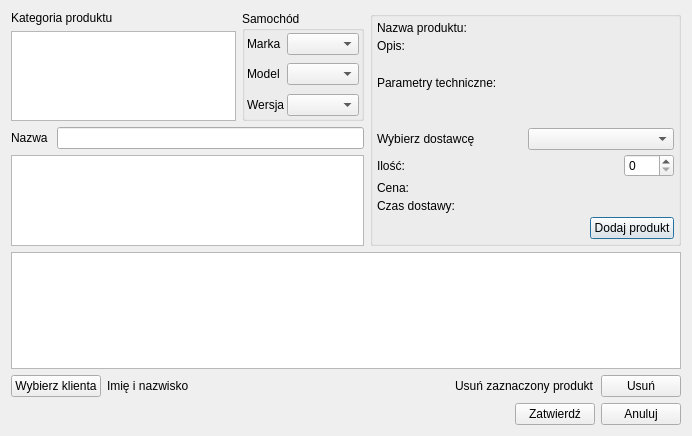
<?xml version="1.0" encoding="UTF-8"?>
<ui version="4.0">
 <class>EdycjaZamowienia</class>
 <widget class="QDialog" name="EdycjaZamowienia">
  <property name="geometry">
   <rect>
    <x>0</x>
    <y>0</y>
    <width>692</width>
    <height>436</height>
   </rect>
  </property>
  <property name="windowTitle">
   <string>Edycja zamówienia</string>
  </property>
  <layout class="QVBoxLayout" name="verticalLayout_6">
   <item>
    <layout class="QHBoxLayout" name="horizontalLayout_5">
     <item>
      <layout class="QVBoxLayout" name="verticalLayout_4">
       <item>
        <layout class="QHBoxLayout" name="horizontalLayout_15">
         <item>
          <layout class="QVBoxLayout" name="verticalLayout_5">
           <item>
            <widget class="QLabel" name="label">
             <property name="text">
              <string>Kategoria produktu</string>
             </property>
            </widget>
           </item>
           <item>
            <widget class="QListView" name="lv_kategorie">
             <property name="minimumSize">
              <size>
               <width>150</width>
               <height>0</height>
              </size>
             </property>
             <property name="maximumSize">
              <size>
               <width>225</width>
               <height>16777215</height>
              </size>
             </property>
            </widget>
           </item>
          </layout>
         </item>
         <item>
          <widget class="QGroupBox" name="groupBox_2">
           <property name="title">
            <string>Samochód</string>
           </property>
           <layout class="QVBoxLayout" name="verticalLayout_8">
            <property name="spacing">
             <number>2</number>
            </property>
            <property name="leftMargin">
             <number>2</number>
            </property>
            <property name="topMargin">
             <number>2</number>
            </property>
            <property name="rightMargin">
             <number>2</number>
            </property>
            <property name="bottomMargin">
             <number>2</number>
            </property>
            <item>
             <layout class="QVBoxLayout" name="verticalLayout_3">
              <item>
               <layout class="QHBoxLayout" name="horizontalLayout_7">
                <item>
                 <widget class="QLabel" name="label_11">
                  <property name="text">
                   <string>Marka</string>
                  </property>
                 </widget>
                </item>
                <item>
                 <widget class="QComboBox" name="cb_marka"/>
                </item>
               </layout>
              </item>
              <item>
               <spacer name="verticalSpacer_4">
                <property name="orientation">
                 <enum>Qt::Vertical</enum>
                </property>
                <property name="sizeHint" stdset="0">
                 <size>
                  <width>20</width>
                  <height>40</height>
                 </size>
                </property>
               </spacer>
              </item>
              <item>
               <layout class="QHBoxLayout" name="horizontalLayout_8">
                <item>
                 <widget class="QLabel" name="label_12">
                  <property name="text">
                   <string>Model</string>
                  </property>
                 </widget>
                </item>
                <item>
                 <widget class="QComboBox" name="cb_model"/>
                </item>
               </layout>
              </item>
              <item>
               <spacer name="verticalSpacer_3">
                <property name="orientation">
                 <enum>Qt::Vertical</enum>
                </property>
                <property name="sizeHint" stdset="0">
                 <size>
                  <width>20</width>
                  <height>40</height>
                 </size>
                </property>
               </spacer>
              </item>
              <item>
               <layout class="QHBoxLayout" name="horizontalLayout_9">
                <item>
                 <widget class="QLabel" name="label_13">
                  <property name="text">
                   <string>Wersja</string>
                  </property>
                 </widget>
                </item>
                <item>
                 <widget class="QComboBox" name="cb_wersja"/>
                </item>
               </layout>
              </item>
             </layout>
            </item>
           </layout>
          </widget>
         </item>
        </layout>
       </item>
       <item>
        <layout class="QVBoxLayout" name="verticalLayout">
         <property name="sizeConstraint">
          <enum>QLayout::SetNoConstraint</enum>
         </property>
         <item>
          <layout class="QHBoxLayout" name="horizontalLayout">
           <item>
            <widget class="QLabel" name="label_2">
             <property name="text">
              <string>Nazwa </string>
             </property>
            </widget>
           </item>
           <item>
            <widget class="QLineEdit" name="le_nazwa"/>
           </item>
          </layout>
         </item>
         <item>
          <widget class="QTableView" name="tv_produkty_wyszukane">
           <property name="sizePolicy">
            <sizepolicy hsizetype="Ignored" vsizetype="Expanding">
             <horstretch>0</horstretch>
             <verstretch>0</verstretch>
            </sizepolicy>
           </property>
           <attribute name="verticalHeaderCascadingSectionResizes">
            <bool>true</bool>
           </attribute>
          </widget>
         </item>
        </layout>
       </item>
      </layout>
     </item>
     <item>
      <widget class="QGroupBox" name="groupBox">
       <property name="title">
        <string/>
       </property>
       <layout class="QVBoxLayout" name="verticalLayout_7">
        <property name="spacing">
         <number>4</number>
        </property>
        <property name="leftMargin">
         <number>4</number>
        </property>
        <property name="topMargin">
         <number>4</number>
        </property>
        <property name="rightMargin">
         <number>4</number>
        </property>
        <property name="bottomMargin">
         <number>4</number>
        </property>
        <item>
         <layout class="QVBoxLayout" name="verticalLayout_2">
          <item>
           <widget class="QLabel" name="l_nazwa">
            <property name="text">
             <string>Nazwa produktu:</string>
            </property>
           </widget>
          </item>
          <item>
           <widget class="QLabel" name="l_opis_2">
            <property name="text">
             <string>Opis:</string>
            </property>
           </widget>
          </item>
          <item>
           <widget class="QLabel" name="l_opis">
            <property name="text">
             <string/>
            </property>
           </widget>
          </item>
          <item>
           <spacer name="verticalSpacer_2">
            <property name="orientation">
             <enum>Qt::Vertical</enum>
            </property>
            <property name="sizeType">
             <enum>QSizePolicy::Expanding</enum>
            </property>
            <property name="sizeHint" stdset="0">
             <size>
              <width>20</width>
              <height>18</height>
             </size>
            </property>
           </spacer>
          </item>
          <item>
           <widget class="QLabel" name="l_parametry_2">
            <property name="text">
             <string>Parametry techniczne:</string>
            </property>
           </widget>
          </item>
          <item>
           <widget class="QLabel" name="l_parametry">
            <property name="text">
             <string/>
            </property>
           </widget>
          </item>
          <item>
           <spacer name="verticalSpacer">
            <property name="orientation">
             <enum>Qt::Vertical</enum>
            </property>
            <property name="sizeType">
             <enum>QSizePolicy::Expanding</enum>
            </property>
            <property name="sizeHint" stdset="0">
             <size>
              <width>20</width>
              <height>33</height>
             </size>
            </property>
           </spacer>
          </item>
          <item>
           <layout class="QHBoxLayout" name="horizontalLayout_3">
            <item>
             <widget class="QLabel" name="label_10">
              <property name="text">
               <string>Wybierz dostawcę</string>
              </property>
             </widget>
            </item>
            <item>
             <widget class="QComboBox" name="cb_dostawca"/>
            </item>
           </layout>
          </item>
          <item>
           <layout class="QHBoxLayout" name="horizontalLayout_21">
            <item>
             <widget class="QLabel" name="label_17">
              <property name="text">
               <string>Ilość:</string>
              </property>
             </widget>
            </item>
            <item>
             <spacer name="horizontalSpacer_6">
              <property name="orientation">
               <enum>Qt::Horizontal</enum>
              </property>
              <property name="sizeHint" stdset="0">
               <size>
                <width>40</width>
                <height>20</height>
               </size>
              </property>
             </spacer>
            </item>
            <item>
             <widget class="QSpinBox" name="sb_ilosc">
              <property name="minimumSize">
               <size>
                <width>50</width>
                <height>0</height>
               </size>
              </property>
              <property name="maximum">
               <number>999</number>
              </property>
             </widget>
            </item>
           </layout>
          </item>
          <item>
           <widget class="QLabel" name="l_cena">
            <property name="text">
             <string>Cena:</string>
            </property>
           </widget>
          </item>
          <item>
           <widget class="QLabel" name="l_czas_dostawy">
            <property name="text">
             <string>Czas dostawy:</string>
            </property>
           </widget>
          </item>
          <item>
           <layout class="QHBoxLayout" name="horizontalLayout_4">
            <item>
             <spacer name="horizontalSpacer_2">
              <property name="orientation">
               <enum>Qt::Horizontal</enum>
              </property>
              <property name="sizeHint" stdset="0">
               <size>
                <width>40</width>
                <height>20</height>
               </size>
              </property>
             </spacer>
            </item>
            <item>
             <widget class="QPushButton" name="pb_dodaj_produkt">
              <property name="text">
               <string>Dodaj produkt</string>
              </property>
             </widget>
            </item>
           </layout>
          </item>
         </layout>
        </item>
       </layout>
      </widget>
     </item>
    </layout>
   </item>
   <item>
    <widget class="QTableView" name="tv_produkty_zamowienie">
     <property name="minimumSize">
      <size>
       <width>0</width>
       <height>117</height>
      </size>
     </property>
     <property name="selectionBehavior">
      <enum>QAbstractItemView::SelectRows</enum>
     </property>
     <attribute name="verticalHeaderCascadingSectionResizes">
      <bool>true</bool>
     </attribute>
    </widget>
   </item>
   <item>
    <layout class="QHBoxLayout" name="horizontalLayout_6">
     <item>
      <widget class="QPushButton" name="pb_wybierz_klienta">
       <property name="text">
        <string>Wybierz klienta</string>
       </property>
      </widget>
     </item>
     <item>
      <widget class="QLabel" name="l_klient">
       <property name="text">
        <string>Imię i nazwisko               </string>
       </property>
      </widget>
     </item>
     <item>
      <spacer name="horizontalSpacer_9">
       <property name="orientation">
        <enum>Qt::Horizontal</enum>
       </property>
       <property name="sizeHint" stdset="0">
        <size>
         <width>40</width>
         <height>20</height>
        </size>
       </property>
      </spacer>
     </item>
     <item>
      <widget class="QLabel" name="label_20">
       <property name="text">
        <string>Usuń zaznaczony produkt</string>
       </property>
      </widget>
     </item>
     <item>
      <widget class="QPushButton" name="pb_usun_produkt">
       <property name="text">
        <string>Usuń</string>
       </property>
      </widget>
     </item>
    </layout>
   </item>
   <item>
    <layout class="QHBoxLayout" name="horizontalLayout_20">
     <item>
      <spacer name="horizontalSpacer_5">
       <property name="orientation">
        <enum>Qt::Horizontal</enum>
       </property>
       <property name="sizeHint" stdset="0">
        <size>
         <width>40</width>
         <height>20</height>
        </size>
       </property>
      </spacer>
     </item>
     <item>
      <widget class="QPushButton" name="pw_zatwierdz_zmiany">
       <property name="text">
        <string>Zatwierdź</string>
       </property>
      </widget>
     </item>
     <item>
      <widget class="QPushButton" name="pw_anuluj_zmiany">
       <property name="text">
        <string>Anuluj</string>
       </property>
      </widget>
     </item>
    </layout>
   </item>
  </layout>
  <zorder>tv_produkty_zamowienie</zorder>
  <zorder></zorder>
 </widget>
 <resources/>
 <connections/>
</ui>
